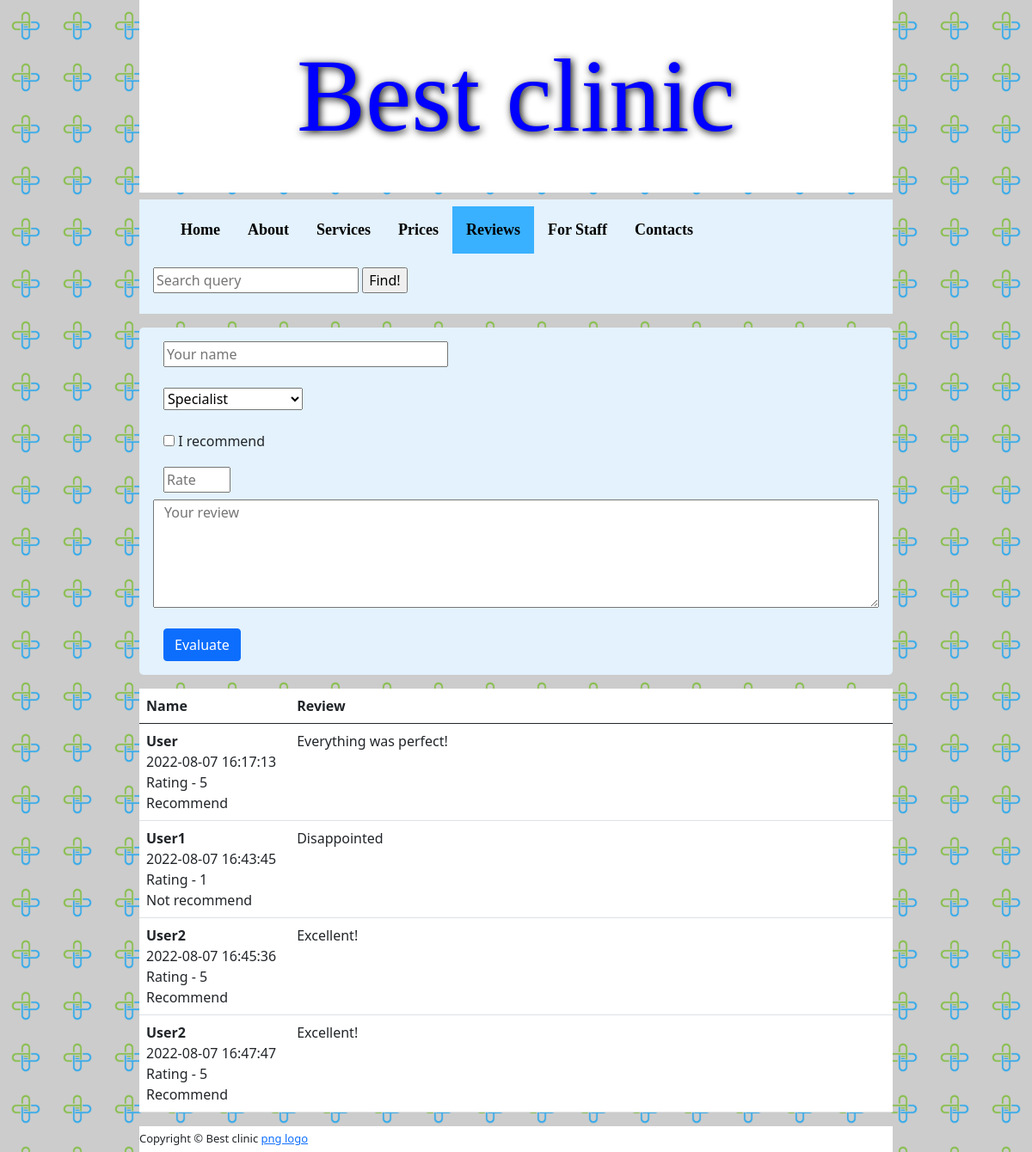
The app's page /reviews with its own data.
### tables this page shows
CREATE TABLE 'reviews' ('id' INTEGER PRIMARY KEY NOT NULL, 'username' TEXT NOT NULL,'userreview' TEXT NOT NULL, 'specialist' TEXT, 'grade' INTEGER, 'recommend' BOOLEAN, 'date'  DATETIME DEFAULT CURRENT_TIMESTAMP  );

### app.py (the view)
@app.route("/reviews", methods=["GET", "POST"])
def reviews():
    if request.method == "POST":
        username = request.form.get("username")
        specialist = request.form.get("specialist")
        userreview = request.form.get("userreview")
        recommend = request.form.get("recommend")
        try:
            grade = int(request.form.get("grade"))
        except:
            return apology("Grade must be an integer!", 400)
        if not username:
            return apology("Please, enter a username", 400)
        if not userreview:
            return apology("Please, enter a review", 400)
        db.execute("INSERT INTO reviews (username, specialist, userreview, grade, recommend) VALUES (?, ?, ?, ?, ?)",
                    username, specialist, userreview, grade, recommend)
        return redirect("/")
    else:
        reviews = db.execute("SELECT username, date, specialist, userreview, grade, recommend FROM reviews GROUP BY date")
        for review in reviews:
            if review["recommend"] == "on":
                review["recommend"] = "Recommend"
            else:
                review["recommend"] = "Not recommend"
        return render_template("reviews.html", reviews=reviews, specialists=SPECIALISTS)

### app.py (called while the page is built)
@app.after_request
def after_request(response):
    response.headers["Cache-Control"] = "no-cache, no-store, must-revalidate"
    response.headers["Expires"] = 0
    response.headers["Pragma"] = "no-cache"
    return response

### templates/reviews.html (shortened to what this page needs)
<!DOCTYPE html>
<html lang="en">
    <head>
        <link href="https://cdn.jsdelivr.net/npm/bootstrap@5.0.2/dist/css/bootstrap.min.css" rel="stylesheet">
        <link href="/static/styles.css" rel="stylesheet">
    </head>
    <body>
        <div class="container-fluid">
            <header>
                <h1>Best clinic</h1>
            </header>
            <nav class="navbar navbar-light" style="background-color: #e3f2fd;">
                <ul>
                    <li><a href="/">Home</a></li>
                    <li><a href="/about">About</a></li>
                    <li><a href="/services">Services</a></li>
                    <li><a href="/price">Prices</a></li>
                    <li><a class="active" href="/reviews">Reviews</a></li>
                    <li><a href="/login">For Staff</a></li>
                    <li><a href="/contacts">Contacts</a></li>
                </ul>
                <form>
                    <input type="search" name="q" placeholder="Search query">
                    <input type="submit" value="Find!">
                </form>
            </nav>
            <main>
                <div class="container">
                    <form action="/reviews" method="post">
                        <div class="mb-3">
                            <input class="form-label" autocomplete="off" autofocus id="username" name="username" placeholder="Your name" type="text" size="30">
                        </div>
                        <div class="mb-3">
                            <select class="form-label" name="sport">
                                <option disabled selected value="">Specialist</option>
                            </select>
                        </div>
                        <div class="mb-3">
                            <input class="form-label" autofocus id="recommend" name="recommend" type="checkbox"> I recommend
                        </div>
                        <div >
                            <input class="form-label" autocomplete="off" autofocus id="grade" name="grade" placeholder="Rate" type="number" min="1" max="5">
                        </div>
                        <div class="mb-3 row">
                            <textarea class="form-label" autofocus id="userreview" name="userreview" placeholder="Your review" type="text" rows="5"></textarea>
                        </div>
                        <button class="btn btn-primary" type="submit">Evaluate</button>
                    </form>
                </div>
                <table class="table table-boarded">
                    <thead>
                        <tr>
                            <th style="width:20%">Name</th>
                            <th>Review</th>
                        </tr>
                    </thead>
                    <tbody>
                        {% for review in reviews %}
                            {% if review["userreview"] != 0 %}
                                <tr>
                                    <td><b>{{ review["username"] }}</b><br>{{ review["date"] }}<br>Rating - {{ review["grade"] }}<br>{{ review["recommend"] }}</td>
                                    <td> {{ review["userreview"] }}</td>
                                </tr>
                            {% endif %}
                        {% endfor %}
                    </tbody>
                </table>
            </main>
            <footer>
                Copyright &#169; Best clinic
                <a href='https://.pngtree.com/so/медицинский'>png logo</a>
            </footer>
        </div>
    </body>
</html>

### static/styles.css (style rules this page uses)
body { margin: auto; text-align: center; background-image: url("png.png"); background-size: 60px 60px; background-color: rgba(0, 0, 0, .2) }
@media only screen and (min-width: 601px) { body { width: 75%; } }
@media only screen and (min-width: 601px) { h1 { font-size: 750%; padding-top: 40px; padding-bottom: 40px; } }
@media only screen and (min-width: 601px) { nav li { float: left; } }
@media only screen and (min-width: 601px) { form { padding: 16px; } }
@media only screen and (min-width: 601px) { footer { padding-top: 5px; padding-bottom: 5px; } }
h1 { background-color: white; font-family: "Lucida Handwriting"; text-align: center; color: blue; text-shadow: 2px 2px 10px black; }
ul { list-style-type: none; display: inline-block; margin: 0; background-color: #e3f2fd; }
li a { display: block; text-align: center; color: black; padding: 14px 16px; text-decoration: none; font-size: large; font-weight: bold; font-family: Lucida Console; }
.active { background-color: #39b1ff; }
footer { font-size: small; text-align: left; background-color: white; }
.container { text-align: left; margin-top: 16px; border-radius: 5px; background-color: #e3f2fd; }
table { margin-top: 16px; background-color: white; text-align: left; }

### records on screen
reviews: username "User", date "2022-08-07 16:17:13", grade "5", recommend "Recommend", userreview "Everything was perfect!"
reviews: username "User1", date "2022-08-07 16:43:45", grade "1", recommend "Not recommend", userreview "Disappointed"

### other values on screen
{{ review["username"] }} "User2" "User2"
{{ review["date"] }} "2022-08-07 16:45:36" "2022-08-07 16:47:47"
{{ review["grade"] }} "5" "5"
{{ review["recommend"] }} "Recommend" "Recommend"
{{ review["userreview"] }} "Excellent!" "Excellent!"
